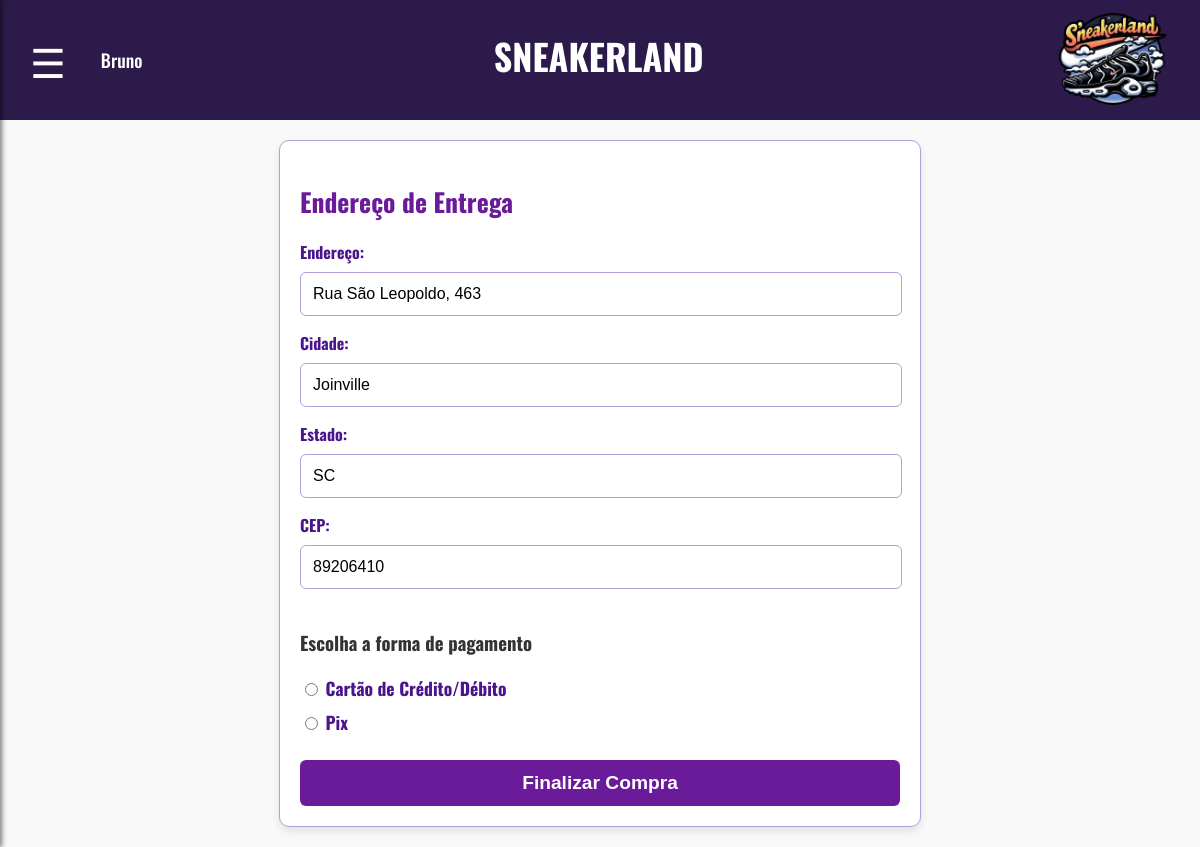
The page /pagamento.php (signed in) on the database its author committed.
### tables this page shows
CREATE TABLE `enderecos_entrega` (
  `id` int(11) NOT NULL,
  `usuario_id` int(11) DEFAULT NULL,
  `endereco` varchar(255) NOT NULL,
  `cidade` varchar(100) NOT NULL,
  `estado` varchar(100) NOT NULL,
  `cep` varchar(10) NOT NULL
);

### pagamento.php (the view, shortened to what this page needs)
<?php
$conn = new mysqli("localhost", "root", "", "sneakerland");
$usuario_id = $_SESSION['usuario_id'];
$sqlEndereco = "SELECT * FROM enderecos_entrega WHERE usuario_id = ?";
$stmtEndereco = $conn->prepare($sqlEndereco);
$stmtEndereco->bind_param("i", $usuario_id);
$stmtEndereco->execute();
$resultEndereco = $stmtEndereco->get_result();
$enderecoExistente = $resultEndereco->fetch_assoc();
?>
<!DOCTYPE html>
<html lang="pt-br">
<head>
    <link rel="stylesheet" href="css/pagamento.css">
</head>
<body>
    <?php include 'header.php'; ?>
    <form id="paymentForm" method="post" action="processar_compra.php">
        <h2>Endereço de Entrega</h2>
        <label for="endereco">Endereço:</label>
        <input type="text" id="endereco" name="endereco" value="<?php echo $enderecoExistente['endereco'] ?? ''; ?>" required>
        <label for="cidade">Cidade:</label>
        <input type="text" id="cidade" name="cidade" value="<?php echo $enderecoExistente['cidade'] ?? ''; ?>" required readonly>
        <label for="estado">Estado:</label>
        <input type="text" id="estado" name="estado" value="<?php echo $enderecoExistente['estado'] ?? ''; ?>" required readonly>
        <label for="cep">CEP:</label>
        <input type="text" id="cep" name="cep" value="<?php echo $enderecoExistente['cep'] ?? ''; ?>" required maxlength="10" onblur="buscarEndereco()">
        <div class="payment-options">
            <h3>Escolha a forma de pagamento</h3>
            <label>
                <input type="radio" name="payment_method" value="credit-debit" onclick="toggleCardForm()" required> Cartão de Crédito/Débito
            </label>
            <label>
                <input type="radio" name="payment_method" value="pix" onclick="toggleCardForm()" required> Pix
            </label>
        </div>
        <button type="submit" name="finalizar_compra" class="finalize-btn">Finalizar Compra</button>
    </form>
</body>
</html>

### css/pagamento.css (style rules this page uses)
body { font-family: 'Oswald', sans-serif; margin: 0; padding: 0; background-color: #f9f9f9; color: #333; }
form { max-width: 600px; margin: 20px auto; padding: 20px; border: 1px solid #b39ddb; border-radius: 10px; background-color: #fff; box-shadow: 0 4px 8px rgba(0, 0, 0, 0.1); }
form h2 { margin-bottom: 20px; color: #6a1b9a; font-size: 1.6em; }
form label { display: block; margin-bottom: 8px; color: #4a148c; font-weight: bold; }
form input[type="text"] { padding: 12px; width: calc(100% - 24px); border: 1px solid #b39ddb; border-radius: 6px; margin-bottom: 15px; font-size: 1em; }
.payment-options { margin: 25px 0; }
.payment-options label { margin-right: 20px; font-size: 1.1em; color: #4a148c; }
.finalize-btn { background-color: #6a1b9a; color: #fff; border: none; padding: 12px 24px; cursor: pointer; font-weight: bold; border-radius: 6px; transition: background-color 0.3s, transform 0.2s; width: 100%; font-size: 1.2em; }

### rows shown on the page
enderecos_entrega: endereco "Rua São Leopoldo, 463", cidade "Joinville", estado "SC", cep "89206410"

### other values the page prints
$_SESSION['nome_usuario'] "Bruno"
